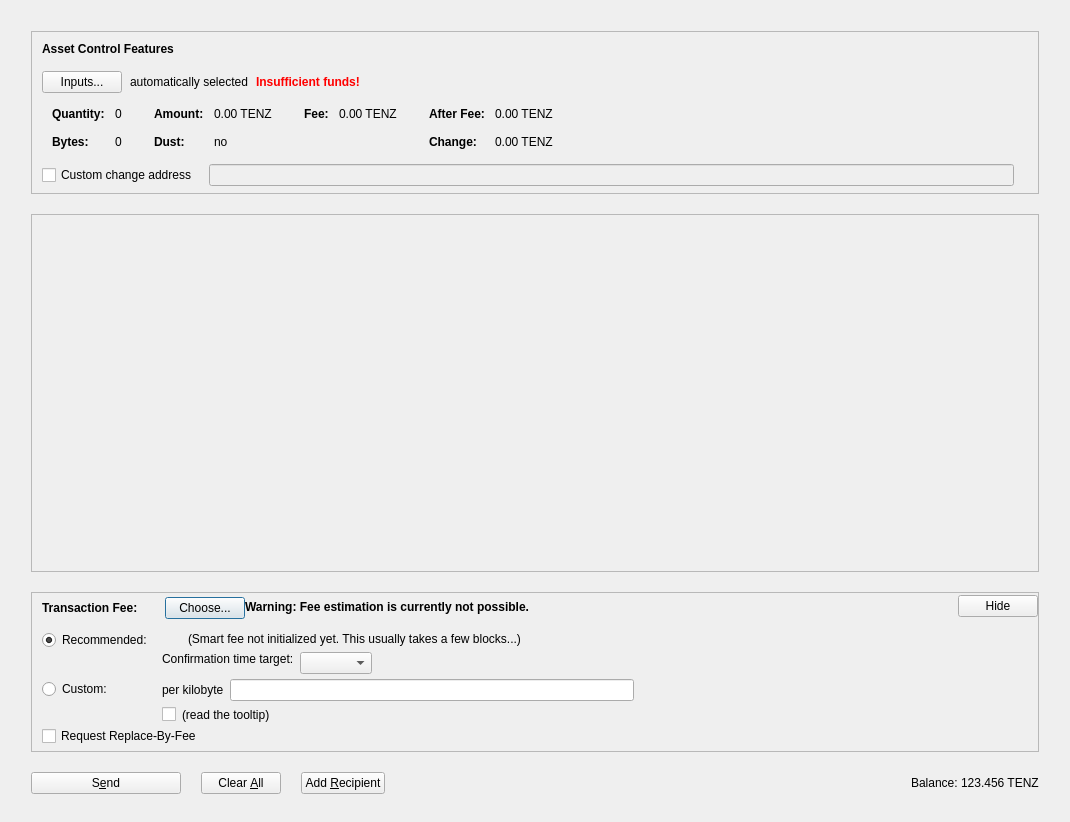
<?xml version="1.0" encoding="UTF-8"?>
<ui version="4.0">
 <class>AssetsDialog</class>
 <widget class="QDialog" name="AssetsDialog">
  <property name="geometry">
   <rect>
    <x>0</x>
    <y>0</y>
    <width>1070</width>
    <height>822</height>
   </rect>
  </property>
  <property name="windowTitle">
   <string>Send Coins</string>
  </property>
  <layout class="QVBoxLayout" name="verticalLayout" stretch="0">
   <property name="bottomMargin">
    <number>8</number>
   </property>
   <item>
    <layout class="QVBoxLayout" name="verticalLayout_3">
     <property name="spacing">
      <number>20</number>
     </property>
     <property name="leftMargin">
      <number>20</number>
     </property>
     <property name="topMargin">
      <number>20</number>
     </property>
     <property name="rightMargin">
      <number>20</number>
     </property>
     <property name="bottomMargin">
      <number>20</number>
     </property>
     <item>
      <widget class="QFrame" name="frameAssetControl">
       <property name="sizePolicy">
        <sizepolicy hsizetype="Expanding" vsizetype="Fixed">
         <horstretch>0</horstretch>
         <verstretch>0</verstretch>
        </sizepolicy>
       </property>
       <property name="maximumSize">
        <size>
         <width>16777215</width>
         <height>16777215</height>
        </size>
       </property>
       <property name="frameShape">
        <enum>QFrame::StyledPanel</enum>
       </property>
       <property name="frameShadow">
        <enum>QFrame::Sunken</enum>
       </property>
       <layout class="QVBoxLayout" name="verticalLayoutAssetControl2">
        <property name="spacing">
         <number>0</number>
        </property>
        <property name="leftMargin">
         <number>0</number>
        </property>
        <property name="topMargin">
         <number>0</number>
        </property>
        <property name="rightMargin">
         <number>0</number>
        </property>
        <property name="bottomMargin">
         <number>6</number>
        </property>
        <item>
         <layout class="QVBoxLayout" name="verticalLayoutAssetControl" stretch="0,0,0,0,1">
          <property name="spacing">
           <number>0</number>
          </property>
          <property name="leftMargin">
           <number>10</number>
          </property>
          <property name="topMargin">
           <number>10</number>
          </property>
          <item>
           <layout class="QHBoxLayout" name="horizontalLayoutAssetControl1">
            <property name="bottomMargin">
             <number>15</number>
            </property>
            <item>
             <widget class="QLabel" name="labelAssetControlFeatures">
              <property name="sizePolicy">
               <sizepolicy hsizetype="Preferred" vsizetype="Maximum">
                <horstretch>0</horstretch>
                <verstretch>0</verstretch>
               </sizepolicy>
              </property>
              <property name="font">
               <font>
                <weight>75</weight>
                <bold>true</bold>
               </font>
              </property>
              <property name="styleSheet">
               <string notr="true">font-weight:bold;</string>
              </property>
              <property name="text">
               <string>Asset Control Features</string>
              </property>
             </widget>
            </item>
           </layout>
          </item>
          <item>
           <layout class="QHBoxLayout" name="horizontalLayoutAssetControl2" stretch="0,0,0,0">
            <property name="spacing">
             <number>8</number>
            </property>
            <property name="bottomMargin">
             <number>10</number>
            </property>
            <item>
             <widget class="QPushButton" name="pushButtonAssetControl">
              <property name="styleSheet">
               <string notr="true"/>
              </property>
              <property name="text">
               <string>Inputs...</string>
              </property>
              <property name="autoDefault">
               <bool>false</bool>
              </property>
             </widget>
            </item>
            <item>
             <widget class="QLabel" name="labelAssetControlAutomaticallySelected">
              <property name="text">
               <string>automatically selected</string>
              </property>
              <property name="margin">
               <number>5</number>
              </property>
             </widget>
            </item>
            <item>
             <widget class="QLabel" name="labelAssetControlInsuffFunds">
              <property name="font">
               <font>
                <weight>75</weight>
                <bold>true</bold>
               </font>
              </property>
              <property name="styleSheet">
               <string notr="true">color:red;font-weight:bold;</string>
              </property>
              <property name="text">
               <string>Insufficient funds!</string>
              </property>
              <property name="margin">
               <number>5</number>
              </property>
             </widget>
            </item>
            <item>
             <spacer name="horizontalSpacerAssetControl">
              <property name="orientation">
               <enum>Qt::Horizontal</enum>
              </property>
              <property name="sizeHint" stdset="0">
               <size>
                <width>40</width>
                <height>1</height>
               </size>
              </property>
             </spacer>
            </item>
           </layout>
          </item>
          <item>
           <widget class="QWidget" name="widgetAssetControl" native="true">
            <property name="sizePolicy">
             <sizepolicy hsizetype="Preferred" vsizetype="Preferred">
              <horstretch>0</horstretch>
              <verstretch>0</verstretch>
             </sizepolicy>
            </property>
            <property name="minimumSize">
             <size>
              <width>0</width>
              <height>0</height>
             </size>
            </property>
            <property name="styleSheet">
             <string notr="true"/>
            </property>
            <layout class="QHBoxLayout" name="horizontalLayoutAssetControl5">
             <property name="leftMargin">
              <number>0</number>
             </property>
             <property name="topMargin">
              <number>0</number>
             </property>
             <property name="rightMargin">
              <number>0</number>
             </property>
             <property name="bottomMargin">
              <number>0</number>
             </property>
             <item>
              <layout class="QHBoxLayout" name="horizontalLayoutAssetControl3" stretch="0,0,0,1">
               <property name="spacing">
                <number>20</number>
               </property>
               <property name="topMargin">
                <number>0</number>
               </property>
               <property name="bottomMargin">
                <number>10</number>
               </property>
               <item>
                <layout class="QFormLayout" name="formLayoutAssetControl1">
                 <property name="horizontalSpacing">
                  <number>10</number>
                 </property>
                 <property name="verticalSpacing">
                  <number>14</number>
                 </property>
                 <property name="leftMargin">
                  <number>10</number>
                 </property>
                 <property name="topMargin">
                  <number>4</number>
                 </property>
                 <property name="rightMargin">
                  <number>6</number>
                 </property>
                 <item row="0" column="0">
                  <widget class="QLabel" name="labelAssetControlQuantityText">
                   <property name="font">
                    <font>
                     <weight>75</weight>
                     <bold>true</bold>
                    </font>
                   </property>
                   <property name="text">
                    <string>Quantity:</string>
                   </property>
                   <property name="margin">
                    <number>0</number>
                   </property>
                  </widget>
                 </item>
                 <item row="0" column="1">
                  <widget class="QLabel" name="labelAssetControlQuantity">
                   <property name="cursor">
                    <cursorShape>IBeamCursor</cursorShape>
                   </property>
                   <property name="contextMenuPolicy">
                    <enum>Qt::ActionsContextMenu</enum>
                   </property>
                   <property name="text">
                    <string notr="true">0</string>
                   </property>
                   <property name="margin">
                    <number>0</number>
                   </property>
                   <property name="textInteractionFlags">
                    <set>Qt::LinksAccessibleByMouse|Qt::TextSelectableByKeyboard|Qt::TextSelectableByMouse</set>
                   </property>
                  </widget>
                 </item>
                 <item row="1" column="0">
                  <widget class="QLabel" name="labelAssetControlBytesText">
                   <property name="font">
                    <font>
                     <weight>75</weight>
                     <bold>true</bold>
                    </font>
                   </property>
                   <property name="text">
                    <string>Bytes:</string>
                   </property>
                  </widget>
                 </item>
                 <item row="1" column="1">
                  <widget class="QLabel" name="labelAssetControlBytes">
                   <property name="cursor">
                    <cursorShape>IBeamCursor</cursorShape>
                   </property>
                   <property name="contextMenuPolicy">
                    <enum>Qt::ActionsContextMenu</enum>
                   </property>
                   <property name="text">
                    <string notr="true">0</string>
                   </property>
                   <property name="textInteractionFlags">
                    <set>Qt::LinksAccessibleByMouse|Qt::TextSelectableByKeyboard|Qt::TextSelectableByMouse</set>
                   </property>
                  </widget>
                 </item>
                </layout>
               </item>
               <item>
                <layout class="QFormLayout" name="formLayoutAssetControl2">
                 <property name="horizontalSpacing">
                  <number>10</number>
                 </property>
                 <property name="verticalSpacing">
                  <number>14</number>
                 </property>
                 <property name="leftMargin">
                  <number>6</number>
                 </property>
                 <property name="topMargin">
                  <number>4</number>
                 </property>
                 <property name="rightMargin">
                  <number>6</number>
                 </property>
                 <item row="0" column="0">
                  <widget class="QLabel" name="labelAssetControlAmountText">
                   <property name="font">
                    <font>
                     <weight>75</weight>
                     <bold>true</bold>
                    </font>
                   </property>
                   <property name="text">
                    <string>Amount:</string>
                   </property>
                   <property name="margin">
                    <number>0</number>
                   </property>
                  </widget>
                 </item>
                 <item row="0" column="1">
                  <widget class="QLabel" name="labelAssetControlAmount">
                   <property name="cursor">
                    <cursorShape>IBeamCursor</cursorShape>
                   </property>
                   <property name="contextMenuPolicy">
                    <enum>Qt::ActionsContextMenu</enum>
                   </property>
                   <property name="text">
                    <string notr="true">0.00 TENZ</string>
                   </property>
                   <property name="textInteractionFlags">
                    <set>Qt::LinksAccessibleByMouse|Qt::TextSelectableByKeyboard|Qt::TextSelectableByMouse</set>
                   </property>
                  </widget>
                 </item>
                 <item row="1" column="0">
                  <widget class="QLabel" name="labelAssetControlLowOutputText">
                   <property name="font">
                    <font>
                     <weight>75</weight>
                     <bold>true</bold>
                    </font>
                   </property>
                   <property name="text">
                    <string>Dust:</string>
                   </property>
                  </widget>
                 </item>
                 <item row="1" column="1">
                  <widget class="QLabel" name="labelAssetControlLowOutput">
                   <property name="cursor">
                    <cursorShape>IBeamCursor</cursorShape>
                   </property>
                   <property name="contextMenuPolicy">
                    <enum>Qt::ActionsContextMenu</enum>
                   </property>
                   <property name="text">
                    <string notr="true">no</string>
                   </property>
                   <property name="textInteractionFlags">
                    <set>Qt::LinksAccessibleByMouse|Qt::TextSelectableByKeyboard|Qt::TextSelectableByMouse</set>
                   </property>
                  </widget>
                 </item>
                </layout>
               </item>
               <item>
                <layout class="QFormLayout" name="formLayoutAssetControl3">
                 <property name="horizontalSpacing">
                  <number>10</number>
                 </property>
                 <property name="verticalSpacing">
                  <number>14</number>
                 </property>
                 <property name="leftMargin">
                  <number>6</number>
                 </property>
                 <property name="topMargin">
                  <number>4</number>
                 </property>
                 <property name="rightMargin">
                  <number>6</number>
                 </property>
                 <item row="0" column="0">
                  <widget class="QLabel" name="labelAssetControlFeeText">
                   <property name="font">
                    <font>
                     <weight>75</weight>
                     <bold>true</bold>
                    </font>
                   </property>
                   <property name="text">
                    <string>Fee:</string>
                   </property>
                   <property name="margin">
                    <number>0</number>
                   </property>
                  </widget>
                 </item>
                 <item row="0" column="1">
                  <widget class="QLabel" name="labelAssetControlFee">
                   <property name="cursor">
                    <cursorShape>IBeamCursor</cursorShape>
                   </property>
                   <property name="contextMenuPolicy">
                    <enum>Qt::ActionsContextMenu</enum>
                   </property>
                   <property name="text">
                    <string notr="true">0.00 TENZ</string>
                   </property>
                   <property name="textInteractionFlags">
                    <set>Qt::LinksAccessibleByMouse|Qt::TextSelectableByKeyboard|Qt::TextSelectableByMouse</set>
                   </property>
                  </widget>
                 </item>
                </layout>
               </item>
               <item>
                <layout class="QFormLayout" name="formLayoutAssetControl4">
                 <property name="horizontalSpacing">
                  <number>10</number>
                 </property>
                 <property name="verticalSpacing">
                  <number>14</number>
                 </property>
                 <property name="leftMargin">
                  <number>6</number>
                 </property>
                 <property name="topMargin">
                  <number>4</number>
                 </property>
                 <property name="rightMargin">
                  <number>6</number>
                 </property>
                 <item row="0" column="0">
                  <widget class="QLabel" name="labelAssetControlAfterFeeText">
                   <property name="font">
                    <font>
                     <weight>75</weight>
                     <bold>true</bold>
                    </font>
                   </property>
                   <property name="text">
                    <string>After Fee:</string>
                   </property>
                   <property name="margin">
                    <number>0</number>
                   </property>
                  </widget>
                 </item>
                 <item row="0" column="1">
                  <widget class="QLabel" name="labelAssetControlAfterFee">
                   <property name="cursor">
                    <cursorShape>IBeamCursor</cursorShape>
                   </property>
                   <property name="contextMenuPolicy">
                    <enum>Qt::ActionsContextMenu</enum>
                   </property>
                   <property name="text">
                    <string notr="true">0.00 TENZ</string>
                   </property>
                   <property name="textInteractionFlags">
                    <set>Qt::LinksAccessibleByMouse|Qt::TextSelectableByKeyboard|Qt::TextSelectableByMouse</set>
                   </property>
                  </widget>
                 </item>
                 <item row="1" column="0">
                  <widget class="QLabel" name="labelAssetControlChangeText">
                   <property name="font">
                    <font>
                     <weight>75</weight>
                     <bold>true</bold>
                    </font>
                   </property>
                   <property name="text">
                    <string>Change:</string>
                   </property>
                  </widget>
                 </item>
                 <item row="1" column="1">
                  <widget class="QLabel" name="labelAssetControlChange">
                   <property name="cursor">
                    <cursorShape>IBeamCursor</cursorShape>
                   </property>
                   <property name="contextMenuPolicy">
                    <enum>Qt::ActionsContextMenu</enum>
                   </property>
                   <property name="text">
                    <string notr="true">0.00 TENZ</string>
                   </property>
                   <property name="textInteractionFlags">
                    <set>Qt::LinksAccessibleByMouse|Qt::TextSelectableByKeyboard|Qt::TextSelectableByMouse</set>
                   </property>
                  </widget>
                 </item>
                </layout>
               </item>
              </layout>
             </item>
            </layout>
           </widget>
          </item>
          <item>
           <layout class="QHBoxLayout" name="horizontalLayoutAssetControl4" stretch="0,0,0">
            <property name="spacing">
             <number>12</number>
            </property>
            <property name="sizeConstraint">
             <enum>QLayout::SetDefaultConstraint</enum>
            </property>
            <property name="topMargin">
             <number>5</number>
            </property>
            <property name="rightMargin">
             <number>5</number>
            </property>
            <item>
             <widget class="QCheckBox" name="checkBoxAssetControlChange">
              <property name="toolTip">
               <string>If this is activated, but the change address is empty or invalid, change will be sent to a newly generated address.</string>
              </property>
              <property name="text">
               <string>Custom change address</string>
              </property>
             </widget>
            </item>
            <item>
             <widget class="QValidatedLineEdit" name="lineEditAssetControlChange">
              <property name="enabled">
               <bool>false</bool>
              </property>
              <property name="sizePolicy">
               <sizepolicy hsizetype="Expanding" vsizetype="Fixed">
                <horstretch>0</horstretch>
                <verstretch>0</verstretch>
               </sizepolicy>
              </property>
             </widget>
            </item>
            <item>
             <widget class="QLabel" name="labelAssetControlChangeLabel">
              <property name="sizePolicy">
               <sizepolicy hsizetype="Preferred" vsizetype="Expanding">
                <horstretch>0</horstretch>
                <verstretch>0</verstretch>
               </sizepolicy>
              </property>
              <property name="minimumSize">
               <size>
                <width>0</width>
                <height>0</height>
               </size>
              </property>
              <property name="text">
               <string/>
              </property>
              <property name="margin">
               <number>3</number>
              </property>
             </widget>
            </item>
           </layout>
          </item>
          <item>
           <spacer name="verticalSpacerAssetControl">
            <property name="orientation">
             <enum>Qt::Vertical</enum>
            </property>
            <property name="sizeHint" stdset="0">
             <size>
              <width>800</width>
              <height>1</height>
             </size>
            </property>
           </spacer>
          </item>
         </layout>
        </item>
       </layout>
      </widget>
     </item>
     <item>
      <widget class="QScrollArea" name="scrollArea">
       <property name="widgetResizable">
        <bool>true</bool>
       </property>
       <widget class="QWidget" name="scrollAreaWidgetContents">
        <property name="geometry">
         <rect>
          <x>0</x>
          <y>0</y>
          <width>1010</width>
          <height>257</height>
         </rect>
        </property>
        <layout class="QVBoxLayout" name="verticalLayout_2" stretch="0,1">
         <property name="leftMargin">
          <number>0</number>
         </property>
         <property name="topMargin">
          <number>0</number>
         </property>
         <property name="rightMargin">
          <number>0</number>
         </property>
         <property name="bottomMargin">
          <number>0</number>
         </property>
         <item>
          <layout class="QVBoxLayout" name="entries">
           <property name="spacing">
            <number>6</number>
           </property>
          </layout>
         </item>
         <item>
          <spacer name="verticalSpacer">
           <property name="orientation">
            <enum>Qt::Vertical</enum>
           </property>
           <property name="sizeType">
            <enum>QSizePolicy::Expanding</enum>
           </property>
           <property name="sizeHint" stdset="0">
            <size>
             <width>20</width>
             <height>100</height>
            </size>
           </property>
          </spacer>
         </item>
        </layout>
       </widget>
      </widget>
     </item>
     <item>
      <widget class="QFrame" name="frameFee">
       <property name="sizePolicy">
        <sizepolicy hsizetype="Expanding" vsizetype="Fixed">
         <horstretch>0</horstretch>
         <verstretch>0</verstretch>
        </sizepolicy>
       </property>
       <property name="maximumSize">
        <size>
         <width>16777215</width>
         <height>16777215</height>
        </size>
       </property>
       <property name="frameShape">
        <enum>QFrame::StyledPanel</enum>
       </property>
       <property name="frameShadow">
        <enum>QFrame::Sunken</enum>
       </property>
       <layout class="QVBoxLayout" name="verticalLayoutFee1">
        <property name="spacing">
         <number>0</number>
        </property>
        <property name="leftMargin">
         <number>0</number>
        </property>
        <property name="topMargin">
         <number>0</number>
        </property>
        <property name="rightMargin">
         <number>0</number>
        </property>
        <property name="bottomMargin">
         <number>0</number>
        </property>
        <item>
         <layout class="QVBoxLayout" name="verticalLayoutFee2" stretch="0,0,0">
          <property name="spacing">
           <number>0</number>
          </property>
          <property name="leftMargin">
           <number>10</number>
          </property>
          <property name="topMargin">
           <number>0</number>
          </property>
          <item>
           <layout class="QHBoxLayout" name="horizontalLayoutFee1">
            <property name="bottomMargin">
             <number>0</number>
            </property>
            <item>
             <layout class="QVBoxLayout" name="verticalLayoutFee7">
              <property name="spacing">
               <number>0</number>
              </property>
              <item>
               <spacer name="verticalSpacerSmartFee">
                <property name="orientation">
                 <enum>Qt::Vertical</enum>
                </property>
                <property name="sizeType">
                 <enum>QSizePolicy::Fixed</enum>
                </property>
                <property name="sizeHint" stdset="0">
                 <size>
                  <width>1</width>
                  <height>4</height>
                 </size>
                </property>
               </spacer>
              </item>
              <item>
               <layout class="QHBoxLayout" name="horizontalLayoutSmartFee">
                <property name="spacing">
                 <number>10</number>
                </property>
                <item>
                 <widget class="QLabel" name="labelFeeHeadline">
                  <property name="sizePolicy">
                   <sizepolicy hsizetype="Preferred" vsizetype="Maximum">
                    <horstretch>0</horstretch>
                    <verstretch>0</verstretch>
                   </sizepolicy>
                  </property>
                  <property name="font">
                   <font>
                    <weight>75</weight>
                    <bold>true</bold>
                   </font>
                  </property>
                  <property name="styleSheet">
                   <string notr="true">font-weight:bold;</string>
                  </property>
                  <property name="text">
                   <string>Transaction Fee:</string>
                  </property>
                 </widget>
                </item>
                <item>
                 <widget class="QLabel" name="labelFeeMinimized">
                  <property name="text">
                   <string/>
                  </property>
                 </widget>
                </item>
                <item>
                 <widget class="QPushButton" name="buttonChooseFee">
                  <property name="text">
                   <string>Choose...</string>
                  </property>
                 </widget>
                </item>
               </layout>
              </item>
              <item>
               <spacer name="verticalSpacer_5">
                <property name="orientation">
                 <enum>Qt::Vertical</enum>
                </property>
                <property name="sizeHint" stdset="0">
                 <size>
                  <width>1</width>
                  <height>1</height>
                 </size>
                </property>
               </spacer>
              </item>
             </layout>
            </item>
            <item>
             <widget class="QLabel" name="fallbackFeeWarningLabel">
              <property name="font">
               <font>
                <weight>75</weight>
                <bold>true</bold>
               </font>
              </property>
              <property name="toolTip">
               <string>Using the fallbackfee can result in sending a transaction that will take several hours or days (or never) to confirm. Consider choosing your fee manually or wait until you have validated the complete chain.</string>
              </property>
              <property name="text">
               <string>Warning: Fee estimation is currently not possible.</string>
              </property>
              <property name="wordWrap">
               <bool>false</bool>
              </property>
             </widget>
            </item>
            <item>
             <spacer name="horizontalSpacer_4">
              <property name="orientation">
               <enum>Qt::Horizontal</enum>
              </property>
              <property name="sizeType">
               <enum>QSizePolicy::MinimumExpanding</enum>
              </property>
              <property name="sizeHint" stdset="0">
               <size>
                <width>40</width>
                <height>20</height>
               </size>
              </property>
             </spacer>
            </item>
            <item>
             <widget class="QPushButton" name="buttonMinimizeFee">
              <property name="toolTip">
               <string>collapse fee-settings</string>
              </property>
              <property name="text">
               <string>Hide</string>
              </property>
             </widget>
            </item>
           </layout>
          </item>
          <item>
           <widget class="QFrame" name="frameFeeSelection">
            <layout class="QVBoxLayout" name="verticalLayoutFee12">
             <property name="spacing">
              <number>0</number>
             </property>
             <property name="leftMargin">
              <number>0</number>
             </property>
             <property name="topMargin">
              <number>0</number>
             </property>
             <property name="rightMargin">
              <number>0</number>
             </property>
             <property name="bottomMargin">
              <number>0</number>
             </property>
             <item>
              <layout class="QGridLayout" name="gridLayoutFee">
               <property name="topMargin">
                <number>10</number>
               </property>
               <property name="bottomMargin">
                <number>4</number>
               </property>
               <property name="horizontalSpacing">
                <number>10</number>
               </property>
               <property name="verticalSpacing">
                <number>4</number>
               </property>
               <item row="1" column="1">
                <layout class="QVBoxLayout" name="verticalLayoutFee8">
                 <property name="spacing">
                  <number>6</number>
                 </property>
                 <item>
                  <layout class="QHBoxLayout" name="horizontalLayoutFee13">
                   <item>
                    <widget class="QLabel" name="labelCustomPerKilobyte">
                     <property name="toolTip">
                      <string>If the custom fee is set to 1000 satoshis and the transaction is only 250 bytes, then &quot;per kilobyte&quot; only pays 250 satoshis in fee, while &quot;total at least&quot; pays 1000 satoshis. For transactions bigger than a kilobyte both pay by kilobyte.</string>
                     </property>
                     <property name="text">
                      <string>per kilobyte</string>
                     </property>
                    </widget>
                   </item>
                   <item>
                    <widget class="TenzuraAmountField" name="customFee"/>
                   </item>
                   <item>
                    <spacer name="horizontalSpacer_6">
                     <property name="orientation">
                      <enum>Qt::Horizontal</enum>
                     </property>
                     <property name="sizeHint" stdset="0">
                      <size>
                       <width>1</width>
                       <height>1</height>
                      </size>
                     </property>
                    </spacer>
                   </item>
                  </layout>
                 </item>
                 <item>
                  <layout class="QHBoxLayout" name="horizontalLayoutFee8">
                   <item>
                    <widget class="QCheckBox" name="checkBoxMinimumFee">
                     <property name="toolTip">
                      <string>Paying only the minimum fee is just fine as long as there is less transaction volume than space in the blocks. But be aware that this can end up in a never confirming transaction once there is more demand for tenzura transactions than the network can process.</string>
                     </property>
                     <property name="text">
                      <string/>
                     </property>
                    </widget>
                   </item>
                   <item>
                    <widget class="QLabel" name="labelMinFeeWarning">
                     <property name="enabled">
                      <bool>true</bool>
                     </property>
                     <property name="toolTip">
                      <string>Paying only the minimum fee is just fine as long as there is less transaction volume than space in the blocks. But be aware that this can end up in a never confirming transaction once there is more demand for tenzura transactions than the network can process.</string>
                     </property>
                     <property name="text">
                      <string>(read the tooltip)</string>
                     </property>
                     <property name="margin">
                      <number>5</number>
                     </property>
                    </widget>
                   </item>
                   <item>
                    <spacer name="horizontalSpacer_2">
                     <property name="orientation">
                      <enum>Qt::Horizontal</enum>
                     </property>
                     <property name="sizeHint" stdset="0">
                      <size>
                       <width>1</width>
                       <height>1</height>
                      </size>
                     </property>
                    </spacer>
                   </item>
                  </layout>
                 </item>
                </layout>
               </item>
               <item row="0" column="0">
                <layout class="QVBoxLayout" name="verticalLayoutFee4" stretch="0,1">
                 <item>
                  <widget class="QRadioButton" name="radioSmartFee">
                   <property name="text">
                    <string>Recommended:</string>
                   </property>
                   <property name="checked">
                    <bool>true</bool>
                   </property>
                   <attribute name="buttonGroup">
                    <string notr="true">groupFee</string>
                   </attribute>
                  </widget>
                 </item>
                 <item>
                  <spacer name="verticalSpacer_2">
                   <property name="orientation">
                    <enum>Qt::Vertical</enum>
                   </property>
                   <property name="sizeHint" stdset="0">
                    <size>
                     <width>1</width>
                     <height>1</height>
                    </size>
                   </property>
                  </spacer>
                 </item>
                </layout>
               </item>
               <item row="1" column="0">
                <layout class="QVBoxLayout" name="verticalLayoutFee9" stretch="0,1">
                 <item>
                  <widget class="QRadioButton" name="radioCustomFee">
                   <property name="text">
                    <string>Custom:</string>
                   </property>
                   <attribute name="buttonGroup">
                    <string notr="true">groupFee</string>
                   </attribute>
                  </widget>
                 </item>
                 <item>
                  <spacer name="verticalSpacer_6">
                   <property name="orientation">
                    <enum>Qt::Vertical</enum>
                   </property>
                   <property name="sizeHint" stdset="0">
                    <size>
                     <width>1</width>
                     <height>1</height>
                    </size>
                   </property>
                  </spacer>
                 </item>
                </layout>
               </item>
               <item row="0" column="1">
                <layout class="QVBoxLayout" name="verticalLayoutFee3" stretch="0,0,1">
                 <property name="spacing">
                  <number>6</number>
                 </property>
                 <property name="topMargin">
                  <number>2</number>
                 </property>
                 <item>
                  <layout class="QHBoxLayout" name="horizontalLayoutFee12">
                   <item>
                    <widget class="QLabel" name="labelSmartFee">
                     <property name="text">
                      <string/>
                     </property>
                     <property name="margin">
                      <number>2</number>
                     </property>
                    </widget>
                   </item>
                   <item>
                    <widget class="QLabel" name="labelFeeEstimation">
                     <property name="text">
                      <string/>
                     </property>
                    </widget>
                   </item>
                   <item>
                    <widget class="QLabel" name="labelSmartFee2">
                     <property name="text">
                      <string>(Smart fee not initialized yet. This usually takes a few blocks...)</string>
                     </property>
                     <property name="margin">
                      <number>2</number>
                     </property>
                    </widget>
                   </item>
                   <item>
                    <spacer name="horizontalSpacer_5">
                     <property name="orientation">
                      <enum>Qt::Horizontal</enum>
                     </property>
                     <property name="sizeHint" stdset="0">
                      <size>
                       <width>1</width>
                       <height>1</height>
                      </size>
                     </property>
                    </spacer>
                   </item>
                  </layout>
                 </item>
                 <item>
                  <layout class="QHBoxLayout" name="horizontalLayoutFee9">
                   <item>
                    <layout class="QVBoxLayout" name="verticalLayoutFee6">
                     <item>
                      <widget class="QLabel" name="labelSmartFee3">
                       <property name="text">
                        <string>Confirmation time target:</string>
                       </property>
                       <property name="margin">
                        <number>2</number>
                       </property>
                      </widget>
                     </item>
                     <item>
                      <spacer name="verticalSpacer_3">
                       <property name="orientation">
                        <enum>Qt::Vertical</enum>
                       </property>
                       <property name="sizeHint" stdset="0">
                        <size>
                         <width>1</width>
                         <height>1</height>
                        </size>
                       </property>
                      </spacer>
                     </item>
                    </layout>
                   </item>
                   <item>
                    <layout class="QVBoxLayout" name="verticalLayoutFee5">
                     <property name="rightMargin">
                      <number>30</number>
                     </property>
                     <item>
                      <layout class="QHBoxLayout" name="horizontalLayoutConfTarget">
                       <property name="bottomMargin">
                        <number>0</number>
                       </property>
                       <item>
                        <widget class="QComboBox" name="confTargetSelector"/>
                       </item>
                       <item>
                        <spacer name="horizontalSpacerConfTarget">
                         <property name="orientation">
                          <enum>Qt::Horizontal</enum>
                         </property>
                         <property name="sizeHint" stdset="0">
                          <size>
                           <width>40</width>
                           <height>20</height>
                          </size>
                         </property>
                        </spacer>
                       </item>
                      </layout>
                     </item>
                    </layout>
                   </item>
                  </layout>
                 </item>
                 <item>
                  <spacer name="verticalSpacer_4">
                   <property name="orientation">
                    <enum>Qt::Vertical</enum>
                   </property>
                   <property name="sizeHint" stdset="0">
                    <size>
                     <width>1</width>
                     <height>1</height>
                    </size>
                   </property>
                  </spacer>
                 </item>
                </layout>
               </item>
              </layout>
             </item>
             <item>
              <widget class="QCheckBox" name="optInRBF">
               <property name="toolTip">
                <string>Indicates that the sender may wish to replace this transaction with a new one paying higher fees (prior to being confirmed).</string>
               </property>
               <property name="text">
                <string>Request Replace-By-Fee</string>
               </property>
              </widget>
             </item>
            </layout>
           </widget>
          </item>
          <item>
           <spacer name="verticalSpacerFee">
            <property name="orientation">
             <enum>Qt::Vertical</enum>
            </property>
            <property name="sizeHint" stdset="0">
             <size>
              <width>40</width>
              <height>5</height>
             </size>
            </property>
           </spacer>
          </item>
         </layout>
        </item>
       </layout>
      </widget>
     </item>
     <item>
      <layout class="QHBoxLayout" name="horizontalLayout">
       <item>
        <widget class="QPushButton" name="sendButton">
         <property name="minimumSize">
          <size>
           <width>150</width>
           <height>0</height>
          </size>
         </property>
         <property name="toolTip">
          <string>Confirm the send action</string>
         </property>
         <property name="text">
          <string>S&amp;end</string>
         </property>
         <property name="icon">
          <iconset resource="../tenzura.qrc">
           <normaloff>:/icons/send</normaloff>:/icons/send</iconset>
         </property>
         <property name="autoDefault">
          <bool>false</bool>
         </property>
         <property name="default">
          <bool>false</bool>
         </property>
        </widget>
       </item>
       <item>
        <widget class="QPushButton" name="clearButton">
         <property name="sizePolicy">
          <sizepolicy hsizetype="Minimum" vsizetype="Fixed">
           <horstretch>0</horstretch>
           <verstretch>0</verstretch>
          </sizepolicy>
         </property>
         <property name="toolTip">
          <string>Clear all fields of the form.</string>
         </property>
         <property name="text">
          <string>Clear &amp;All</string>
         </property>
         <property name="icon">
          <iconset resource="../tenzura.qrc">
           <normaloff>:/icons/remove</normaloff>:/icons/remove</iconset>
         </property>
         <property name="autoDefault">
          <bool>false</bool>
         </property>
        </widget>
       </item>
       <item>
        <widget class="QPushButton" name="addButton">
         <property name="toolTip">
          <string>Transfer to multiple recipients at once</string>
         </property>
         <property name="text">
          <string>Add &amp;Recipient</string>
         </property>
         <property name="icon">
          <iconset resource="../tenzura.qrc">
           <normaloff>:/icons/add</normaloff>:/icons/add</iconset>
         </property>
         <property name="autoDefault">
          <bool>false</bool>
         </property>
        </widget>
       </item>
       <item>
        <spacer name="horizontalSpacer">
         <property name="orientation">
          <enum>Qt::Horizontal</enum>
         </property>
         <property name="sizeHint" stdset="0">
          <size>
           <width>40</width>
           <height>20</height>
          </size>
         </property>
        </spacer>
       </item>
       <item>
        <layout class="QHBoxLayout" name="horizontalLayout_2">
         <property name="spacing">
          <number>3</number>
         </property>
         <item>
          <widget class="QLabel" name="label">
           <property name="sizePolicy">
            <sizepolicy hsizetype="Preferred" vsizetype="Fixed">
             <horstretch>0</horstretch>
             <verstretch>0</verstretch>
            </sizepolicy>
           </property>
           <property name="text">
            <string>Balance:</string>
           </property>
          </widget>
         </item>
         <item>
          <widget class="QLabel" name="labelBalance">
           <property name="sizePolicy">
            <sizepolicy hsizetype="Preferred" vsizetype="Fixed">
             <horstretch>0</horstretch>
             <verstretch>0</verstretch>
            </sizepolicy>
           </property>
           <property name="cursor">
            <cursorShape>IBeamCursor</cursorShape>
           </property>
           <property name="text">
            <string notr="true">123.456 TENZ</string>
           </property>
           <property name="textInteractionFlags">
            <set>Qt::LinksAccessibleByMouse|Qt::TextSelectableByKeyboard|Qt::TextSelectableByMouse</set>
           </property>
          </widget>
         </item>
        </layout>
       </item>
      </layout>
     </item>
    </layout>
   </item>
  </layout>
 </widget>
 <customwidgets>
  <customwidget>
   <class>QValidatedLineEdit</class>
   <extends>QLineEdit</extends>
   <header>qvalidatedlineedit.h</header>
  </customwidget>
  <customwidget>
   <class>TenzuraAmountField</class>
   <extends>QLineEdit</extends>
   <header>tenzuraamountfield.h</header>
   <container>1</container>
  </customwidget>
 </customwidgets>
 <resources>
  <include location="../tenzura.qrc"/>
 </resources>
 <connections/>
 <buttongroups>
  <buttongroup name="groupFee"/>
 </buttongroups>
</ui>
